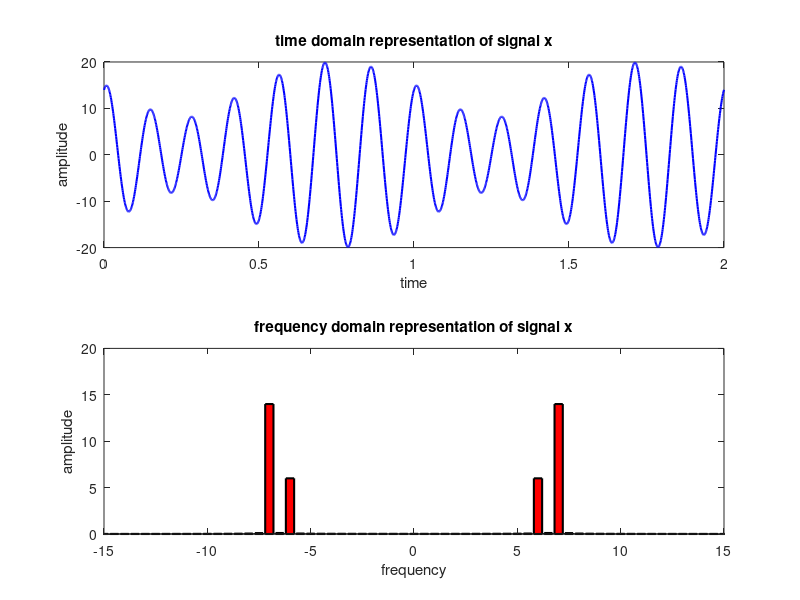

This chart was generated by the following MATLAB code:

% Shadril Hassan Shifat
% ID: 20-42451-1

% Data Communication Lab Task - 2
% Title: Study of signal frequency, spectrum, bandwidth, and quantization using MATLAB
% Performance Task for Lab Report
% ID = AB-CDEFG-H

clc;
clear all;
close all;

A=2;
B=0;
C=4;
D=2;
E=4;
F=5;
G=1;
H=1;

a1= A+C+1;
a2= A+D+2;
a3= A+E+1;
f1= A+E+1;
f2= A+D+2;
f3= A+C+1;

fs = 1000; %sampling frequency
t = 0:1/fs:2; % time array

x1= a1*cos(2*pi*f1*t);
x2= a2*sin(2*pi*f2*t);
x3 = a3*cos(2*pi*f3*t);
signal_x= x1+x2+x3;

% Question (a)

% time domain representation
subplot(2,1,1);
plot(t,signal_x,'b','linewidth',1.5);
xlabel('time');
ylabel('amplitude');
title('time domain representation of signal x');
% frequency domain representation
fx = abs(fftshift(fft(signal_x)))/(length(signal_x)/2);
freq = linspace(-fs/2, fs/2, length(signal_x));
subplot(2,1,2);
bar(freq, fx,'r','linewidth',1.5);
xlim([-15 +15]);
xlabel('frequency');
ylabel('amplitude');
title('frequency domain representation of signal x');

